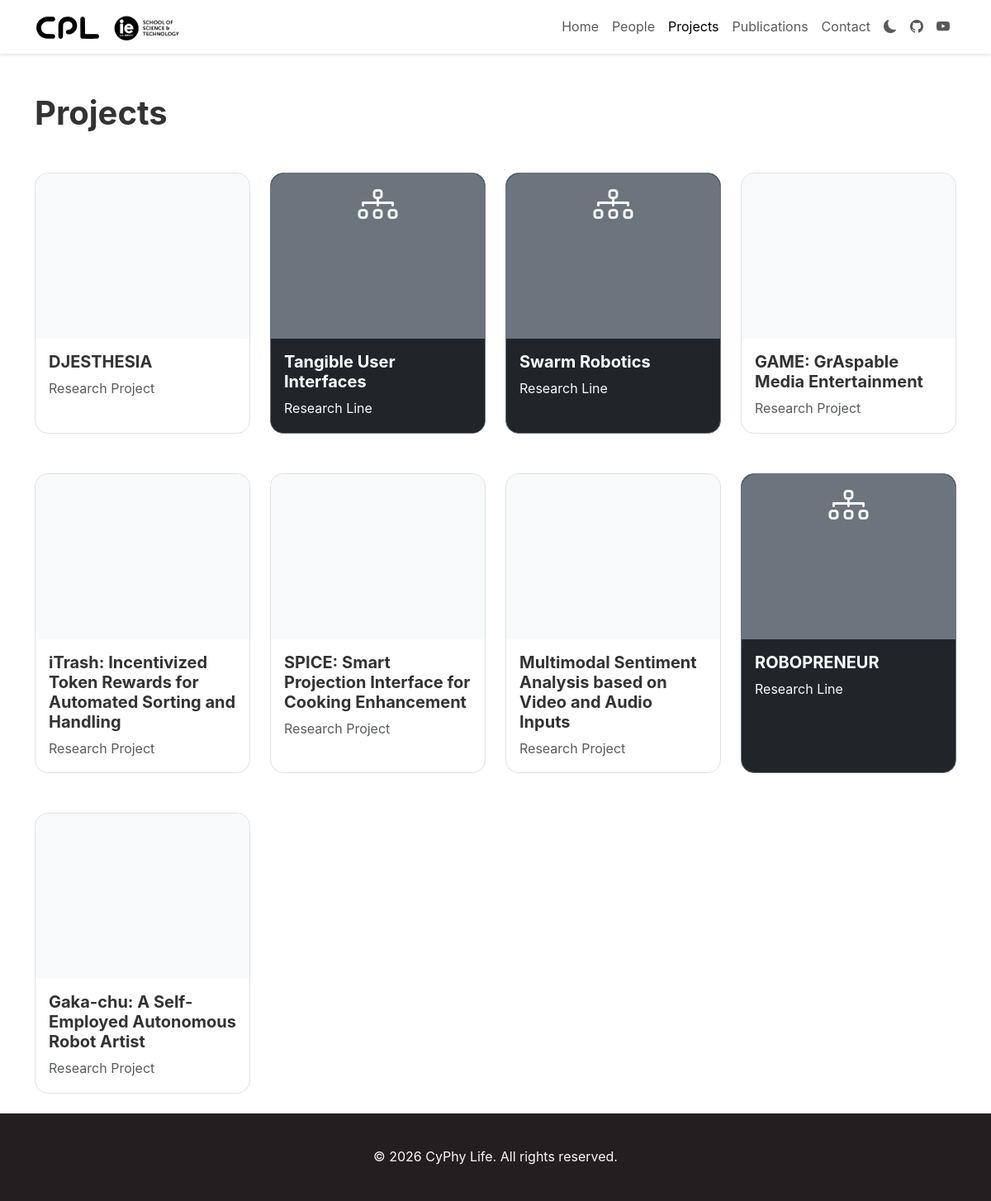
Before: /projects/ with the older database file.
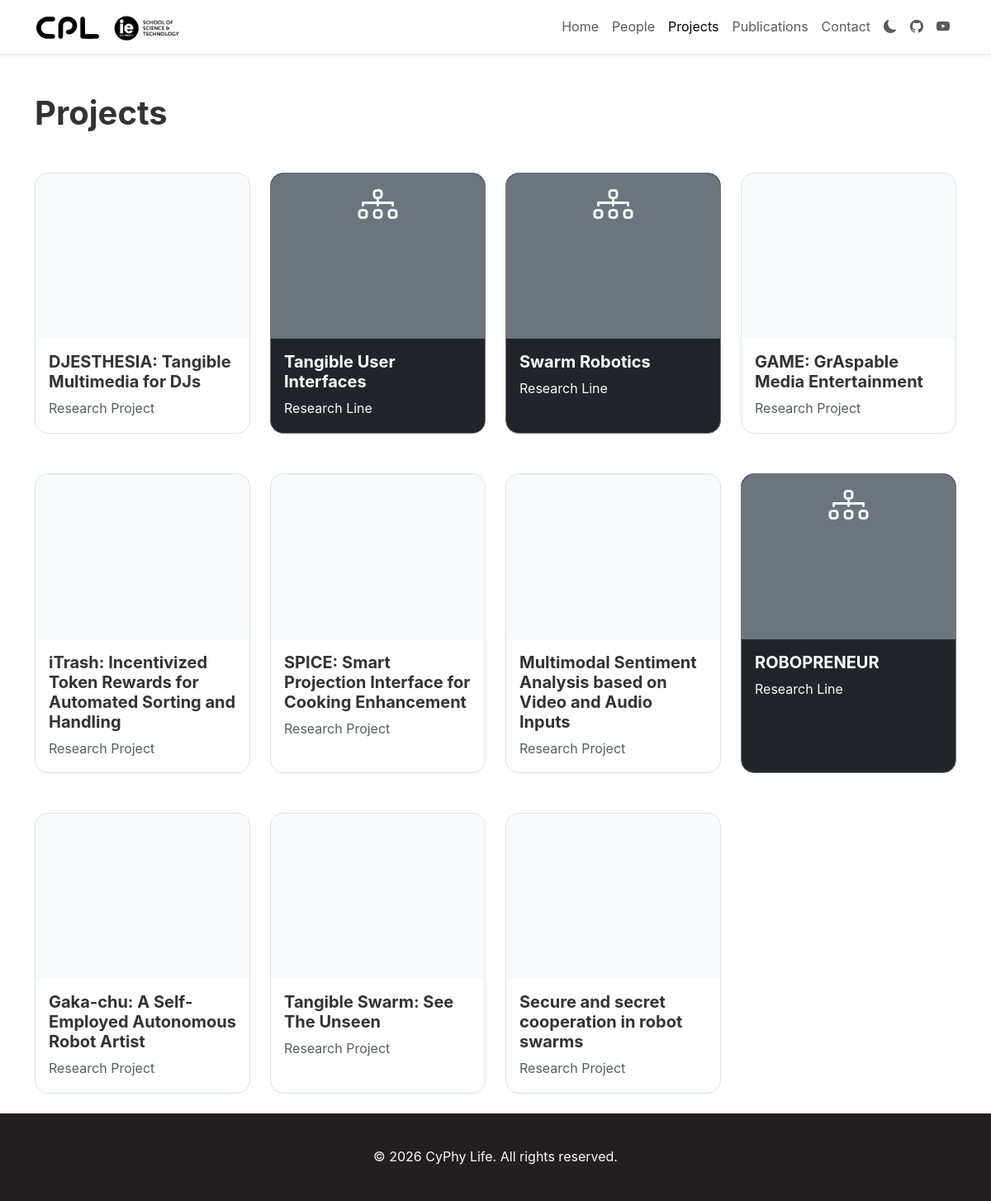
After: the same page with the newer database file.
### core/models.py (models this page shows, shortened)
class ResearchProject(models.Model):
    title = models.CharField(max_length=200)
    date = models.DateField(default=timezone.now)
    description = models.TextField()
    content = RichTextField(
        blank=True, help_text="Rich text content with images for the project"
    )
    video_url = models.URLField(
        blank=True, help_text="YouTube video embed URL for the project"
    )
    banner_image = FilerImageField(
        null=True,
        blank=True,
        related_name="project_banners",
        on_delete=models.SET_NULL,
        help_text="Banner image for the project",
    )
    team_members = models.ManyToManyField(
        "TeamMember", blank=True, related_name="projects"
    )
    publications = models.ManyToManyField(
        "Publication", blank=True, related_name="projects"
    )
    slug = models.SlugField(max_length=250, unique=True, blank=True)
    active = models.BooleanField(default=True)
    class Meta:
        ordering = ["-date"]
        verbose_name = "Research Project"
        verbose_name_plural = "Research Projects"

class ResearchLine(models.Model):
    title = models.CharField(max_length=200)
    date = models.DateField(default=timezone.now)
    description = models.TextField()
    content = RichTextField(
        blank=True, help_text="Rich text content with images for the research line"
    )
    video_url = models.URLField(
        blank=True, help_text="YouTube video embed URL for the research line"
    )
    banner_image = FilerImageField(
        null=True,
        blank=True,
        related_name="research_line_banners",
        on_delete=models.SET_NULL,
        help_text="Banner image for the research line",
    )
    slug = models.SlugField(max_length=250, unique=True, blank=True)
    team_members = models.ManyToManyField(
        "TeamMember", blank=True, related_name="research_lines"
    )
    publications = models.ManyToManyField(
        "Publication", blank=True, related_name="research_lines"
    )
    projects = models.ManyToManyField(
        "ResearchProject", blank=True, related_name="research_lines_set"
    )
    active = models.BooleanField(default=True)
    class Meta:
        ordering = ["-date"]
        verbose_name = "Research Line"
        verbose_name_plural = "Research Lines"
    def get_absolute_url(self):
        return reverse("research_line_detail", kwargs={"slug": self.slug})

### core/views.py (the view)
# urls.py: path('projects/', views.projects, name='projects'),
def projects(request):
    all_projects = ResearchProject.objects.filter(active=True)
    research_lines = ResearchLine.objects.filter(active=True)
    combined_items = []
    for project in all_projects:
        combined_items.append({
            'item': project,
            'type': 'project',
            'date': project.date
        })
    for research_line in research_lines:
        combined_items.append({
            'item': research_line,
            'type': 'research_line',
            'date': research_line.date
        })
    combined_items.sort(key=lambda x: x['date'], reverse=True)
    context = {
        'combined_items': combined_items,
    }
    return render(request, 'core/projects.html', context)

### core/context_processors.py (called while the page is built)
def social_media_links(request):
    try:
        social_media = SocialMedia.objects.first()
    except SocialMedia.DoesNotExist:
        social_media = None
    return {'social_media': social_media}

### core/models.py (called while the page is built)
    def has_any_links(self):
        return bool(self.github or self.youtube)

### templates/core/projects.html (shortened to what this page needs)
{% extends 'base.html' %}
{% load static %}
{% block content %}
<div class="container mt-5">
<h1 class="mb-5">Projects</h1>
<div class="row g-4">
    {% for item_data in combined_items %}
        {% if item_data.type == 'research_line' %}
            <div class="col-md-3 mb-4">
                <div class="project-card bg-dark text-white border border-secondary rounded-4 h-100">
                    <div class="project-image">
                        {% if item_data.item.banner_image %}
                        <img src="{{ item_data.item.banner_image.url }}" alt="{{ item_data.item.title }}" class="rounded-top-4 w-100" style="height: 200px; object-fit: cover;">
                        {% elif item_data.item.image %}
                        <img src="{{ item_data.item.image.url }}" alt="{{ item_data.item.title }}" class="rounded-top-4 w-100" style="height: 200px; object-fit: cover;">
                        {% else %}
                        <div class="bg-secondary text-center rounded-top-4" style="height: 200px;">
                            <i class="bi bi-diagram-3 pt-5 text-light" style="font-size: 3rem;"></i>
                        </div>
                        {% endif %}
                    </div>
                    <div class="p-3 d-flex flex-column bg-dark">
                        <h5 class="fw-bold mb-2 text-white">{{ item_data.item.title }}</h5>
                        <p class="text-light mb-0">Research Line</p>
                    </div>
                    <a href="{{ item_data.item.get_absolute_url }}" class="stretched-link"></a>
                </div>
            </div>
        {% elif item_data.type == 'project' %}
            <div class="col-md-3 mb-4 project-item">
                <div class="project-card border rounded-4 h-100">
                    <div class="project-image">
                        {% if item_data.item.banner_image %}
                        <img src="{{ item_data.item.banner_image.url }}" alt="{{ item_data.item.title }}" class="rounded-top-4 w-100" style="height: 200px; object-fit: cover;">
                        {% elif item_data.item.image %}
                        <img src="{{ item_data.item.image.url }}" alt="{{ item_data.item.title }}" class="rounded-top-4 w-100" style="height: 200px; object-fit: cover;">
                        {% else %}
                        <div class="bg-light text-center rounded-top-4" style="height: 200px;">
                        </div>
                        {% endif %}
                    </div>
                    <div class="p-3 d-flex flex-column">
                        <h5 class="fw-bold mb-2">{{ item_data.item.title }}</h5>
                        <p class="text-muted mb-0">Research Project</p>
                    </div>
                    <a href="{% url 'project_detail' item_data.item.slug %}" class="stretched-link"></a>
                </div>
            </div>
        {% endif %}
    {% endfor %}
</div>
</div>
{% endblock %}

Changed rows visible on the page:
changed ResearchProject: item "DJESTHESIA" → "DJESTHESIA: Tangible Multimedia for DJs"
added ResearchProject: item "Tangible Swarm: See The Unseen"
added ResearchProject: item "Secure and secret cooperation in robot swarms"
